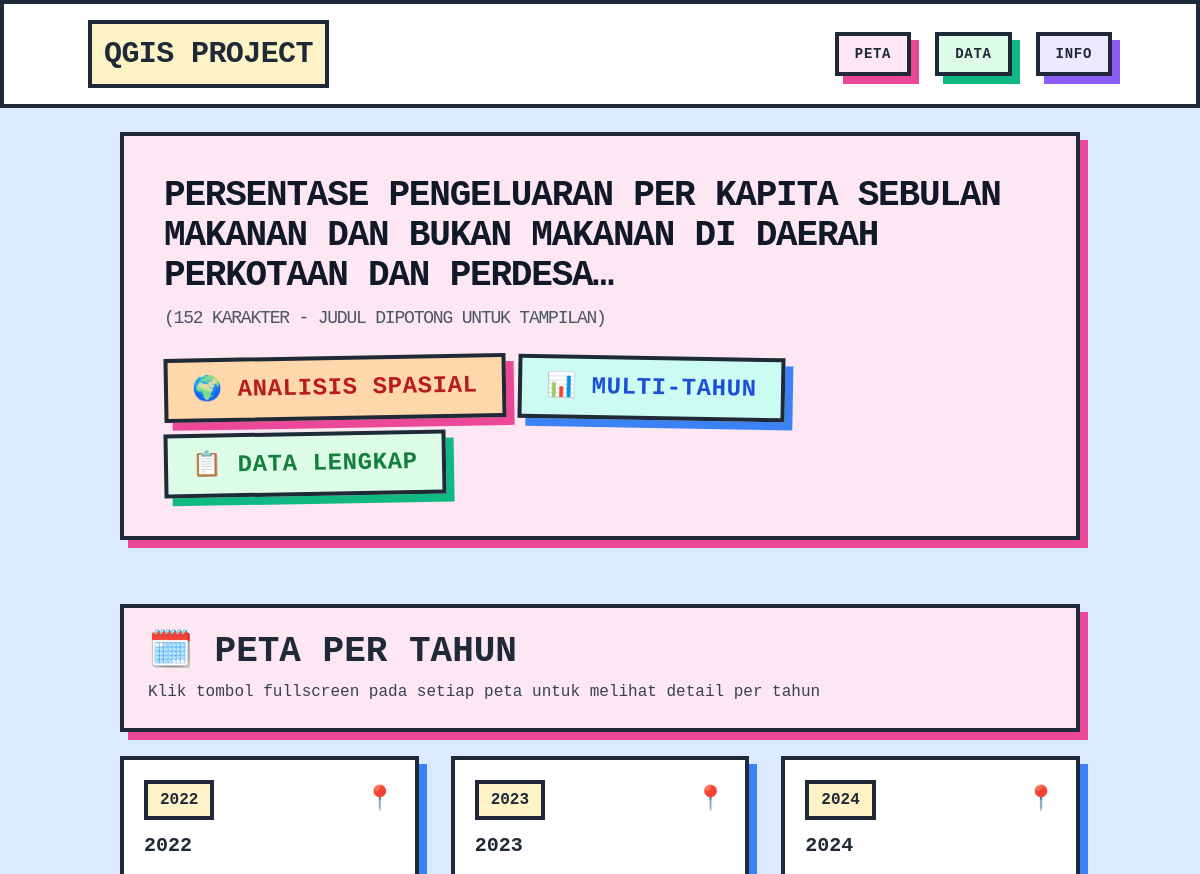
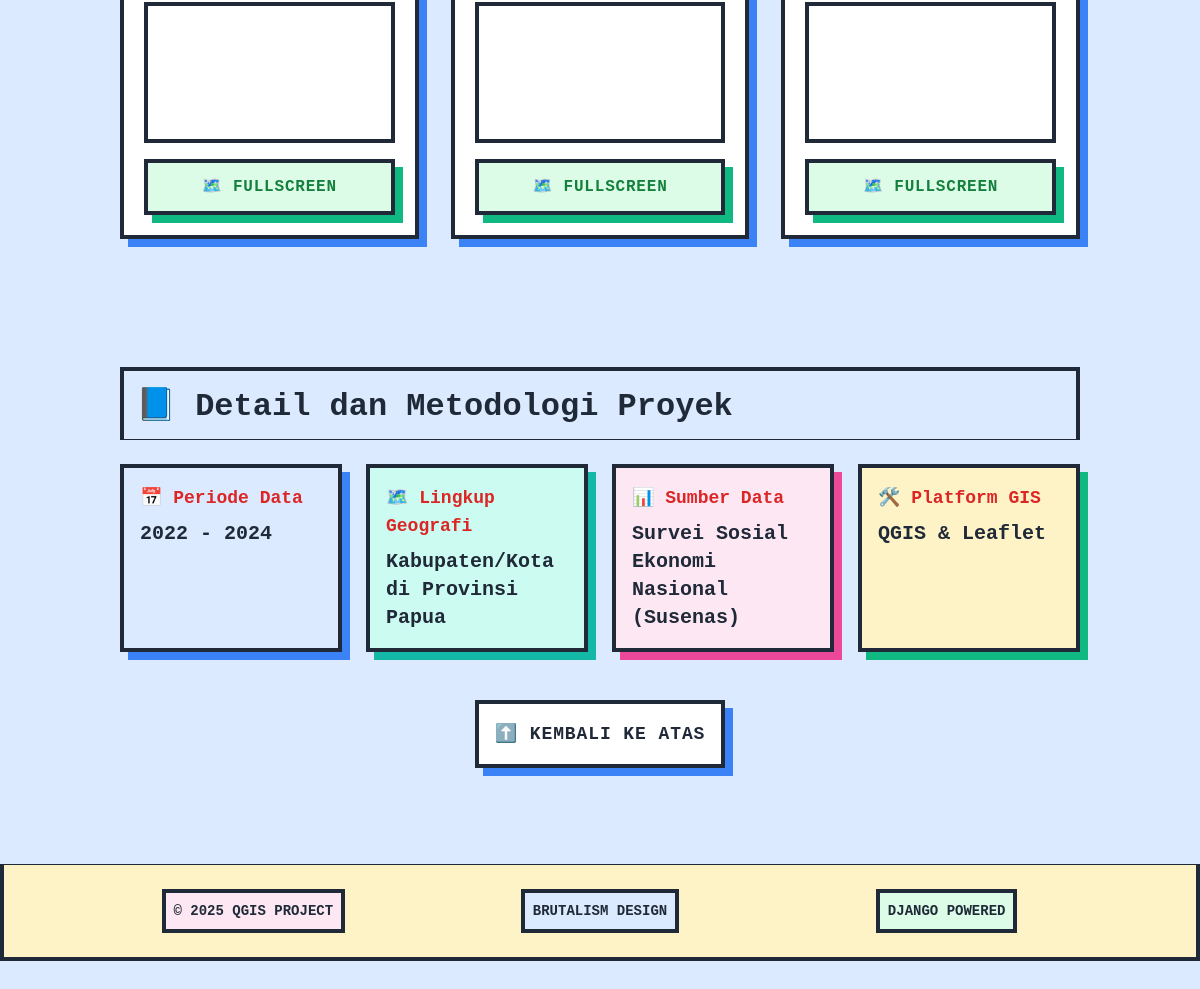
The page / on the database its author committed (2 pictures, top to bottom).
### frontend/models.py (models this page shows, shortened)
class HomePage(models.Model):
    name = models.CharField(max_length=200, verbose_name="Nama Proyek (Judul Besar)")
    tahun_mulai = models.IntegerField(verbose_name="Tahun Mulai Data", default=2022)
    tahun_akhir = models.IntegerField(verbose_name="Tahun Akhir Data", default=2024)
    lingkup_geografi = models.CharField(
        max_length=255,
        verbose_name="Lingkup Geografi",
        default="Kabupaten/Kota di Provinsi Papua",
    )
    sumber_data = models.CharField(
        max_length=255,
        verbose_name="Sumber Data Utama",
        default="Survei Sosial Ekonomi Nasional (Susenas)",
    )
    platform_gis = models.CharField(
        max_length=100, verbose_name="Platform GIS", default="QGIS & Leaflet"
    )
    created_at = models.DateTimeField(auto_now_add=True)
    updated_at = models.DateTimeField(auto_now=True)
    class Meta:
        verbose_name = "Konfigurasi Halaman Utama"
        verbose_name_plural = "Konfigurasi Halaman Utama"

class YearlyMap(models.Model):
    homepage = models.ForeignKey(
        HomePage,
        on_delete=models.CASCADE,
        related_name='yearly_maps',
        verbose_name="Halaman Utama"
    )
    tahun = models.IntegerField(
        verbose_name="Tahun",
        unique=True,
        help_text="Tahun data peta (contoh: 2022, 2023, 2024)"
    )
    judul = models.CharField(
        max_length=200,
        verbose_name="Judul Peta Tahun Ini",
        help_text="Contoh: Peta Inflasi Papua 2024"
    )
    url_peta = models.URLField(
        max_length=500,
        verbose_name="URL Peta QGIS2Web untuk Tahun Ini",
        help_text="URL peta spesifik untuk tahun ini"
    )
    data_csv = models.FileField(
        upload_to="qgis_data/yearly/",
        verbose_name="Upload File Data CSV Tahun Ini",
        help_text="Data statistik untuk tahun ini",
        blank=True,
        null=True
    )
    is_active = models.BooleanField(
        default=True,
        verbose_name="Aktif",
        help_text="Centang untuk menampilkan peta ini"
    )
    created_at = models.DateTimeField(auto_now_add=True)
    updated_at = models.DateTimeField(auto_now=True)
    class Meta:
        verbose_name = "Peta Per Tahun"
        verbose_name_plural = "Peta Per Tahun"
        ordering = ['tahun']  # Urutkan dari tahun terlama

### frontend/views.py (the view, shortened to what this page needs)
# urls.py: path("", home, name="home"),
def home(request):
    try:
        config = HomePage.objects.first()
        if not config:
            context = {
                "title": "Konfigurasi Belum Tersedia",
                "error": "Silakan lengkapi konfigurasi di Admin Dashboard.",
            }
            return render(request, "frontend/index.html", context)
    except Exception:
        context = {
            "title": "Kesalahan Database",
            "error": "Gagal memuat model HomePage.",
        }
        return render(request, "frontend/index.html", context)
    yearly_maps = YearlyMap.objects.filter(is_active=True).order_by('tahun')
    maps_with_csv = YearlyMap.objects.filter(is_active=True, data_csv__isnull=False)
    analysis_results = None
    if maps_with_csv.exists():
        try:
            csv_files_dict = {}
            for yearly_map in maps_with_csv:
                csv_files_dict[yearly_map.tahun] = yearly_map.data_csv.path
            analysis_results = run_correlation_analysis_multi_year(csv_files_dict)
        except Exception as e:
            print(f"Error running correlation analysis: {e}")
            analysis_results = None
    context = {
        "title": config.name,
        "config": config,
        "yearly_maps": yearly_maps,
    }
    return render(request, "frontend/index.html", context)

### frontend/templates/frontend/index.html (shortened to what this page needs)
<!doctype html>
<html lang="id">
  <head>
    <script src="https://cdn.tailwindcss.com"></script>
  </head>
  <body class="bg-soft-blue min-h-screen font-mono text-gray-800" style="padding-top: 0;">
    <header class="bg-white p-4 brutal-border" style="position: fixed !important; top: 0 !important; left: 0 !important; right: 0 !important; z-index: 9999 !important; width: 100% !important;">
      <div class="container mx-auto flex justify-between items-center">
        <h1 class="brutal-title text-xl sm:text-2xl lg:text-3xl brutal-border p-2 sm:p-3 bg-soft-yellow truncate max-w-xs sm:max-w-sm lg:max-w-md" style="transform: none !important; position: static !important;" title="QGIS PROJECT">
          QGIS PROJECT
        </h1>
        <nav class="hidden md:block">
          <ul class="flex space-x-2 lg:space-x-6 text-sm lg:text-lg font-bold">
            <li>
              <a href="#peta" class="brutal-btn bg-soft-pink text-xs lg:text-sm px-2 lg:px-4 py-2 brutal-shadow-pink">
                PETA
              </a>
            </li>
            <li>
              <a href="#data" class="brutal-btn bg-soft-green text-xs lg:text-sm px-2 lg:px-4 py-2 brutal-shadow-green">
                DATA
              </a>
            </li>
            <li>
              <a href="#info" class="brutal-btn bg-soft-purple text-xs lg:text-sm px-2 lg:px-4 py-2 brutal-shadow-purple">
                INFO
              </a>
            </li>
          </ul>
        </nav>
      </div>
    </header>
    <main class="container mx-auto p-4 sm:p-6 lg:p-8" style="margin-top: 100px;">
      <section class="mb-8 sm:mb-12 lg:mb-16">
        <div class="bg-soft-pink p-4 sm:p-6 lg:p-10 brutal-border brutal-shadow-pink">
          <h2 class="brutal-title text-gray-900 mb-4 sm:mb-6 break-words leading-tight">
            {% if config %}
              {% if config.name|length > 100 %}
                <span class="block text-2xl sm:text-3xl lg:text-4xl">{{ config.name|truncatechars:100 }}</span>
                <span class="block text-sm sm:text-base lg:text-lg mt-2 text-gray-600 font-normal">({{ config.name|length }} karakter - Judul dipotong untuk tampilan)</span>
              {% elif config.name|length > 50 %}
                <span class="block text-3xl sm:text-4xl lg:text-5xl">{{ config.name }}</span>
              {% else %}
                {{ config.name }}
              {% endif %}
            {% else %}
              {{ title|default:"Dashboard Analisis Papua" }}
            {% endif %}
          </h2>
          <div class="mt-4 sm:mt-6 flex flex-wrap gap-3 items-center">
            <a href="#peta" class="inline-block bg-soft-orange text-red-700 px-4 sm:px-6 py-2 sm:py-3 brutal-border brutal-shadow-pink font-black text-lg sm:text-xl lg:text-2xl uppercase tracking-wide transform -rotate-1 hover:rotate-0 transition-all duration-300 hover:scale-105 no-underline">
              🌍 ANALISIS SPASIAL
            </a>
            <a href="#matrices" class="inline-block bg-soft-teal text-blue-700 px-4 sm:px-6 py-2 sm:py-3 brutal-border brutal-shadow-blue font-black text-lg sm:text-xl lg:text-2xl uppercase tracking-wide transform rotate-1 hover:rotate-0 transition-all duration-300 hover:scale-105 no-underline">
              📊 MULTI-TAHUN
            </a>
            <a href="{% url 'frontend:data_tahunan' %}" class="inline-block bg-soft-green text-green-700 px-4 sm:px-6 py-2 sm:py-3 brutal-border brutal-shadow-green font-black text-lg sm:text-xl lg:text-2xl uppercase tracking-wide transform -rotate-1 hover:rotate-0 transition-all duration-300 hover:scale-105 no-underline">
              📋 DATA LENGKAP
            </a>
          </div>
        </div>
      </section>
      {% if yearly_maps %}
      <section id="peta-tahun" class="mb-8 sm:mb-12 lg:mb-16">
        <div class="bg-soft-pink brutal-border brutal-shadow-pink p-4 sm:p-6 mb-6">
          <h2 class="text-2xl sm:text-3xl lg:text-4xl font-black mb-2">
            🗓️ PETA PER TAHUN
          </h2>
          <p class="text-sm sm:text-base text-gray-700">
            Klik tombol fullscreen pada setiap peta untuk melihat detail per tahun
          </p>
        </div>
        <div class="grid grid-cols-1 md:grid-cols-2 lg:grid-cols-3 gap-4 sm:gap-6 lg:gap-8">
          {% for year_map in yearly_maps %}
          <div class="bg-white brutal-border brutal-shadow-blue brutal-hover p-4 sm:p-5">
            <div class="mb-4">
              <div class="flex justify-between items-center mb-3">
                <span class="bg-soft-yellow brutal-border px-3 py-1 font-black text-sm sm:text-base">
                  {{ year_map.tahun }}
                </span>
                <span class="text-xl sm:text-2xl">📍</span>
              </div>
              <h3 class="text-lg sm:text-xl font-black mb-2">{{ year_map.judul }}</h3>
            </div>
            <div class="map-container mb-4">
              <iframe
                src="{{ year_map.url_peta }}"
                title="Peta {{ year_map.judul }}"
                loading="lazy"
              ></iframe>
            </div>
            <a href="{% url 'frontend:yearly_fullscreen' year_map.tahun %}"
               target="_blank"
               class="brutal-btn bg-soft-green text-green-700 w-full text-center py-2 sm:py-3 brutal-shadow-green block text-sm sm:text-base font-bold">
              🗺️ FULLSCREEN
            </a>
          </div>
          {% endfor %}
        </div>
      </section>
      {% endif %}
      <section id="info" class="mb-8 sm:mb-12">
        <h3 class="brutal-subtitle mb-4 sm:mb-6 brutal-border border-b pb-2 bg-soft-blue p-3">
          📘 Detail dan Metodologi Proyek
        </h3>
        <div class="brutal-grid gap-4 sm:gap-6">
          <div class="bg-soft-blue p-4 brutal-border brutal-shadow-blue brutal-hover">
            <p class="font-bold text-sm sm:text-lg mb-2 text-red-600">📅 Periode Data</p>
            <p class="text-lg sm:text-xl font-bold">
              {% if config %}{{ config.tahun_mulai }} - {{ config.tahun_akhir }}{% else %}2022 - 2024{% endif %}
            </p>
          </div>
          <div class="bg-soft-teal p-4 brutal-border brutal-shadow-teal brutal-hover">
            <p class="font-bold text-sm sm:text-lg mb-2 text-red-600">🗺️ Lingkup Geografi</p>
            <p class="text-lg sm:text-xl font-bold">
              {% if config %}{{ config.lingkup_geografi }}{% else %}Kabupaten/Kota Papua{% endif %}
            </p>
          </div>
          <div class="bg-soft-pink p-4 brutal-border brutal-shadow-pink brutal-hover">
            <p class="font-bold text-sm sm:text-lg mb-2 text-red-600">📊 Sumber Data</p>
            <p class="text-lg sm:text-xl font-bold">
              {% if config %}{{ config.sumber_data }}{% else %}Susenas BPS{% endif %}
            </p>
          </div>
          <div class="bg-soft-yellow p-4 brutal-border brutal-shadow-green brutal-hover">
            <p class="font-bold text-sm sm:text-lg mb-2 text-red-600">🛠️ Platform GIS</p>
            <p class="text-lg sm:text-xl font-bold">
              {% if config %}{{ config.platform_gis }}{% else %}QGIS & Leaflet{% endif %}
            </p>
          </div>
        </div>
      </section>
      <section class="mt-8 sm:mt-10 mb-6 sm:mb-8 text-center">
        <button id="back-to-top" class="brutal-btn bg-white text-gray-800 p-3 sm:p-4 text-lg font-bold brutal-shadow-blue brutal-hover">
          ⬆️ KEMBALI KE ATAS
        </button>
      </section>
    </main>
    <footer class="bg-soft-yellow mt-8 p-4 sm:p-6 brutal-border border-t">
      <div class="container mx-auto text-center">
        <div class="grid grid-cols-1 sm:grid-cols-3 gap-4 items-center">
          <div class="text-xs sm:text-sm font-bold">
            <p class="brutal-border bg-soft-pink p-2 inline-block">© 2025 QGIS PROJECT</p>
          </div>
          <div class="text-xs sm:text-sm font-bold">
            <p class="brutal-border bg-soft-blue p-2 inline-block">BRUTALISM DESIGN</p>
          </div>
          <div class="text-xs sm:text-sm font-bold">
            <p class="brutal-border bg-soft-green p-2 inline-block">DJANGO POWERED</p>
          </div>
        </div>
      </div>
    </footer>
  </body>
</html>

### frontend/templates/frontend/index.html (style rules this page uses)
:root { --brutal-border-width: 4px; --brutal-shadow-offset: 8px; --soft-pink: #fce7f3; --soft-blue: #dbeafe; --soft-green: #dcfce7; --soft-yellow: #fef3c7; --soft-purple: #ede9fe; --soft-teal: #ccfbf1; --soft-orange: #fed7aa; --brutal-dark: #1f2937; --brutal-accent-pink: #ec4899; --brutal-accent-blue: #3b82f6; --brutal-accent-green: #10b981; --brutal-accent-purple: #8b5cf6; }
.brutal-border { border: var(--brutal-border-width) solid var(--brutal-dark); transition: all 0.2s ease; }
.brutal-shadow-pink { box-shadow: var(--brutal-shadow-offset) var(--brutal-shadow-offset) 0px 0px var(--brutal-accent-pink); }
.brutal-shadow-blue { box-shadow: var(--brutal-shadow-offset) var(--brutal-shadow-offset) 0px 0px var(--brutal-accent-blue); }
.brutal-shadow-green { box-shadow: var(--brutal-shadow-offset) var(--brutal-shadow-offset) 0px 0px var(--brutal-accent-green); }
.brutal-shadow-purple { box-shadow: var(--brutal-shadow-offset) var(--brutal-shadow-offset) 0px 0px var(--brutal-accent-purple); }
.brutal-shadow-teal { box-shadow: var(--brutal-shadow-offset) var(--brutal-shadow-offset) 0px 0px #14b8a6; }
.bg-soft-pink { background-color: var(--soft-pink); }
.bg-soft-blue { background-color: var(--soft-blue); }
.bg-soft-green { background-color: var(--soft-green); }
.bg-soft-yellow { background-color: var(--soft-yellow); }
.bg-soft-purple { background-color: var(--soft-purple); }
.bg-soft-teal { background-color: var(--soft-teal); }
.bg-soft-orange { background-color: var(--soft-orange); }
.map-container { position: relative; overflow: hidden; padding-top: 56.25%; height: 0; width: 100%; border-radius: 0; }
.map-container iframe { position: absolute; top: 0; left: 0; width: 100%; height: 100%; border: var(--brutal-border-width) solid var(--brutal-dark); }
.brutal-title { font-size: clamp(2rem, 5vw, 4rem); line-height: 1.1; font-weight: 900; text-transform: uppercase; letter-spacing: -0.02em; word-wrap: break-word; overflow-wrap: break-word; hyphens: auto; }
.brutal-subtitle { font-size: clamp(1.25rem, 3vw, 2rem); font-weight: 800; }
header { position: fixed !important; top: 0 !important; left: 0 !important; right: 0 !important; width: 100% !important; z-index: 9999 !important; transform: translate3d(0,0,0) !important; -webkit-transform: translate3d(0,0,0) !important; -moz-transform: translate3d(0,0,0) !important; -ms-transform: translate3d(0,0,0) !important; will-change: auto !important; backface-visibility: hidden; -webkit-backface-visibility: hidden; -moz-backface-visibility: hidden; -ms-backface-visibility: hidden; }
header * { position: static !important; transform: none !important; -webkit-transform: none !important; -moz-transform: none !important; -ms-transform: none !important; }
.brutal-btn { display: inline-block; padding: 1rem 2rem; font-weight: 900; text-transform: uppercase; letter-spacing: 0.05em; border: var(--brutal-border-width) solid var(--brutal-dark); transition: all 0.2s ease; cursor: pointer; text-decoration: none; }
.brutal-grid { display: grid; gap: 1.5rem; }
@media (min-width: 640px) { .brutal-grid { grid-template-columns: repeat(2, 1fr); } }
@media (min-width: 1024px) { .brutal-grid { grid-template-columns: repeat(4, 1fr); } }

### rows shown on the page
HomePage: name "PERSENTASE PENGELUARAN PER KAPITA SEBULAN MAKANAN DAN BUKAN MAKANAN DI DAERAH PERKOTAAN DAN PERDESA…", name|length "152", tahun_mulai "2022", tahun_akhir "2024", lingkup_geografi "Kabupaten/Kota di Provinsi Papua", sumber_data "Survei Sosial Ekonomi Nasional (Susenas)", platform_gis "QGIS & Leaflet"
YearlyMap: tahun "2022", judul "2022"
YearlyMap: tahun "2023", judul "2023"
YearlyMap: tahun "2024", judul "2024"
